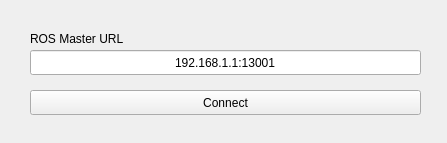
<?xml version="1.0" encoding="UTF-8"?>
<ui version="4.0">
 <class>WelcomeWindow</class>
 <widget class="QWidget" name="WelcomeWindow">
  <property name="geometry">
   <rect>
    <x>0</x>
    <y>0</y>
    <width>447</width>
    <height>143</height>
   </rect>
  </property>
  <property name="sizePolicy">
   <sizepolicy hsizetype="Fixed" vsizetype="Fixed">
    <horstretch>0</horstretch>
    <verstretch>0</verstretch>
   </sizepolicy>
  </property>
  <property name="minimumSize">
   <size>
    <width>447</width>
    <height>143</height>
   </size>
  </property>
  <property name="maximumSize">
   <size>
    <width>447</width>
    <height>143</height>
   </size>
  </property>
  <property name="windowTitle">
   <string>EZ-RASSOR Dashboard</string>
  </property>
  <widget class="QLabel" name="ROSMasterURLLabel">
   <property name="geometry">
    <rect>
     <x>30</x>
     <y>30</y>
     <width>121</width>
     <height>17</height>
    </rect>
   </property>
   <property name="text">
    <string>ROS Master URL</string>
   </property>
  </widget>
  <widget class="QLineEdit" name="ROSMasterURLLineEdit">
   <property name="geometry">
    <rect>
     <x>30</x>
     <y>50</y>
     <width>391</width>
     <height>25</height>
    </rect>
   </property>
   <property name="autoFillBackground">
    <bool>false</bool>
   </property>
   <property name="text">
    <string>192.168.1.1:13001</string>
   </property>
   <property name="maxLength">
    <number>100</number>
   </property>
   <property name="alignment">
    <set>Qt::AlignCenter</set>
   </property>
  </widget>
  <widget class="QPushButton" name="ConnectButton">
   <property name="geometry">
    <rect>
     <x>30</x>
     <y>90</y>
     <width>391</width>
     <height>25</height>
    </rect>
   </property>
   <property name="text">
    <string>Connect</string>
   </property>
  </widget>
 </widget>
 <resources/>
 <connections/>
</ui>
